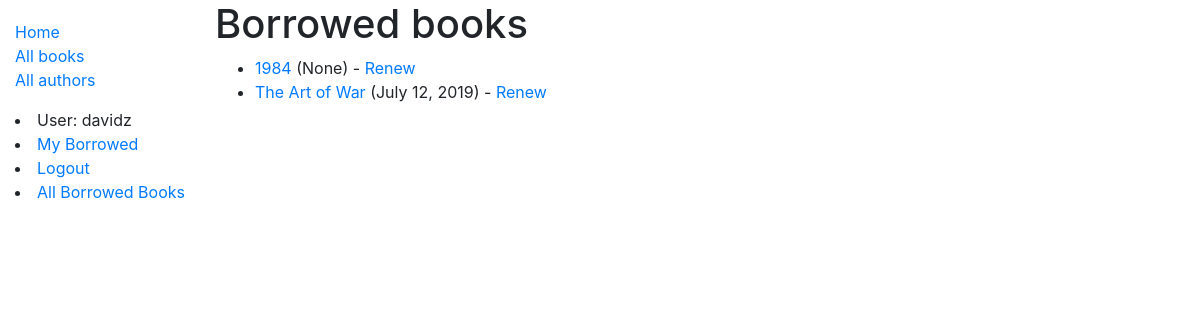
The page /catalog/all_borrowed_books/ (signed in) on the database its author committed.
### catalog/models.py (models this page shows, shortened)
class BookInstance(models.Model):
    id = models.UUIDField(primary_key=True, default=uuid.uuid4, help_text="Unique ID for this book across whole library")
    book = models.ForeignKey('Book', on_delete=models.SET_NULL, null=True)
    imprint = models.CharField(max_length=100)
    due_back = models.DateField(null=True, blank=True)
    borrower = models.ForeignKey(User, on_delete=models.SET_NULL, null=True, blank=True)
    @property
    def is_overdue(self):
        if self.due_back and date.today() > self.due_back:
            return True
        return False
    LOAN_STATUS = (
        ('m', 'Maintenance'),
        ('o', 'On Loan'),
        ('a', 'Available'),
        ('r', 'Reserved')
    )
    status = models.CharField(
        max_length=1,
        choices=LOAN_STATUS,
        blank=True,
        default='m',
        help_text="Book availability"
        )
    class Meta:
        ordering = ['due_back']
        permissions = (
            ("can_mark_returned", "Set book as returned"),
        )

class Book(models.Model):
    title = models.CharField(max_length=200)
    author = models.ForeignKey("Author", on_delete=models.SET_NULL, null=True)
    summary = models.TextField(max_length=1000, help_text="Enter a brief description of the book. ")
    isbn = models.CharField("ISBN", max_length=13, help_text="13 character <a href='https://www.isbn-international.org/content/what-isbn'>ISBN number</a>")
    genre = models.ManyToManyField(Genre, help_text='Select a genre for this book.')
    language = models.CharField(max_length=100, default="English", help_text="Enter the language the book is written in.")
    def display_genre(self):
        return ', '.join(genre.name for genre in self.genre.all()[:3])
    display_genre.short_description = "Genre"

### catalog/views.py (the view)
# urls.py: path('all_borrowed_books/', views.LoanedBooksAllListView.as_view(), name='all-borrowed')
class LoanedBooksAllListView(PermissionRequiredMixin, generic.ListView):
    model = BookInstance
    permission_required = 'catalog.can_mark_returned'
    template_name = 'catalog/bookinstance_list_borrowed_all.html'
    paginate_by = 10
    def get_queryset(self):
        return BookInstance.objects.filter(status__exact='o').order_by('due_back')

### catalog/templates/catalog/bookinstance_list_borrowed_all.html
{% extends "base_generic.html" %}
{% block content %}
    <h1>Borrowed books</h1>
    {% if bookinstance_list %}
    <ul>
      {% for bookinst in bookinstance_list %}
      <li class="{% if bookinst.is_overdue %}text-danger{% endif %}">
        <a href="{% url 'book-detail' bookinst.book.pk %}">{{bookinst.book.title}}</a> ({{ bookinst.due_back }}) {% if user.is_staff %}- {{ bookinst.borrower}}{% endif %} {% if perms.catalog.can_mark_returned %}- <a href="{% url 'renew-book-librarian' bookinst.id %}">Renew</a>  {% endif %}
      </li>
      {% endfor %}
    </ul>
    {% else %}
      <p>There are no books borrowed.</p>
    {% endif %}
{% endblock %}

### catalog/templates/base_generic.html (shortened to what this page needs)
<!DOCTYPE html>
<html lang="en">
<head>
  <link rel="stylesheet" href="https://stackpath.bootstrapcdn.com/bootstrap/4.1.3/css/bootstrap.min.css">
  {% load static %}
  <link rel="stylesheet" href="{% static 'css/styles.css' %}">
</head>
<body>
  <div class="container-fluid">
    <div class="row">
      <div class="col-sm-2">
      {% block sidebar %}
        <ul class="sidebar-nav">
          <li><a href="{% url 'index' %}">Home</a></li>
          <li><a href="{% url 'books' %}">All books</a></li>
          <li><a href="{% url 'authors' %}">All authors</a></li>
        </ul>
        {% if user.is_authenticated %}
        <li>User: {{ user.get_username }}</li>
        <li><a href="{% url 'my-borrowed' %}">My Borrowed</a></li>
        <li><a href="{% url 'logout'%}?next={{request.path}}">Logout</a></li>
        {% else %}
          <li><a href="{% url 'login'%}?next={{request.path}}">Login</a></li>
        {% endif %}
        {% if perms.catalog.can_mark_returned %}
        <li><a href="{% url 'all-borrowed' %}">All Borrowed Books</a></li>
        {% endif %}
     {% endblock %}
      </div>
      <div class="col-sm-10 ">{% block content %}{% endblock %}</div>
      </div>
  </div>
</body>
</html>

### catalog/static/css/styles.css (style rules this page uses)
.sidebar-nav { margin-top: 20px; padding: 0; list-style: none; }

### rows shown on the page
BookInstance: book "1984", due_back "None"
BookInstance: book "The Art of War", due_back "July 12, 2019"

### other values the page prints
{{ user.get_username }} "davidz"
